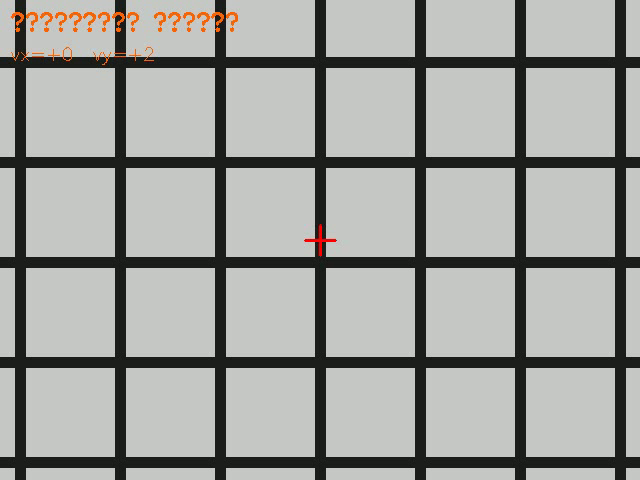
#> input picture frame 60 of grid_test.mp4, 640 x 480 px
$ python line_detect2_wh.py
#> lines starting #> are read from the running program, lines starting #| are printed output that depends on the picture; after the words box and inside, x2 and y2 are one past the last pixel; in counts of white or black regions, pixels touching at a corner belong together
### t1.py
import cv2
import numpy as np

"""
현 코드는 흑백을 기준으로 되어있는 코드
    즉, 밝기를 기준으로 나뉘기 때문에 흰/검 이런식은 괜찮지만,
    '밝기가 비슷한데 색상만 다른 경우'엔 사용 불가.

라인이 검정, 배경이 흰색이라면 '반전' 시키는 코드 추가 필요.

"""

def nothing(x):
    pass


def binarize(gray, method, thresh_val, block_size, C):
    if block_size % 2 == 0:
        block_size += 1
    if block_size < 3:
        block_size = 3

    if method == 0:
        _, result = cv2.threshold(gray, thresh_val, 255, cv2.THRESH_BINARY)
        name = f'Global (thresh={thresh_val})'
    elif method == 1:
        result = cv2.adaptiveThreshold(
            gray, 255,
            cv2.ADAPTIVE_THRESH_GAUSSIAN_C,
            cv2.THRESH_BINARY,
            block_size, C)
        name = f'Adaptive (block={block_size}, C={C})'
    else:
        _, result = cv2.threshold(gray, 0, 255, cv2.THRESH_BINARY + cv2.THRESH_OTSU)
        name = 'Otsu'

    return result, name


# [37 lines that do not run on import are left out]

### canny.py
import cv2

"""
Canny 엣지 검출 모듈

[ canny_low ]  : 경계 후보 임계값. 낮을수록 끊긴 경계를 이어줌.
[ canny_high ] : 확실한 경계 임계값. 높을수록 뚜렷한 경계만 남음.
권장 비율 → canny_high = canny_low * 2~3  (예: low=50, high=150)
"""

def canny_edge(binary, low, high):
    if high <= low:
        high = low + 1
    return cv2.Canny(binary, low, high)

### ransac.py
import cv2
import numpy as np

"""
RANSAC 라인 피팅 모듈

허프만이 검출한 선분들의 끝점을 모아서,
노이즈(outlier)를 무시하고 가장 잘 맞는 직선 하나를 fitting.

[ ransac_thresh ] : 직선으로부터 이 거리(픽셀) 이내면 inlier로 인정.
                    ↑ 높이면 → 더 많은 점을 inlier로 허용 (느슨하게 fitting)
                    ↓ 낮추면 → 딱 맞는 점만 inlier (엄격하게 fitting)
[ ransac_iter ]   : 반복 횟수. 높을수록 정확하지만 느려짐.
"""

def fit_ransac(points, n_iter, threshold):
    if len(points) < 2:
        return None

    best_inliers = []
    best_params  = None

    for _ in range(n_iter):
        idx = np.random.choice(len(points), 2, replace=False)
        x1, y1 = points[idx[0]]
        x2, y2 = points[idx[1]]

        dx, dy = x2 - x1, y2 - y1
        length = np.sqrt(dx**2 + dy**2)
        if length < 1:
            continue

        # 각 점에서 이 직선까지의 수직 거리
        a, b, c = dy, -dx, dx * y1 - dy * x1
        dists    = np.abs(a * points[:, 0] + b * points[:, 1] + c) / length
        inliers  = np.where(dists < threshold)[0]

        if len(inliers) > len(best_inliers):
            best_inliers = inliers
            best_params  = (x1, y1, dx, dy)

    if best_params is None or len(best_inliers) < 2:
        return None

    # inlier 점들로 최종 직선 재fitting
    inlier_pts = points[best_inliers].astype(np.float32).reshape(-1, 1, 2)
    vx, vy, x0, y0 = cv2.fitLine(inlier_pts, cv2.DIST_L2, 0, 0.01, 0.01)
    return float(vx), float(vy), float(x0), float(y0)


def draw_ransac_line(img, vx, vy, x0, y0, color=(255, 0, 255), thickness=3):
    h = img.shape[0]
    if abs(vy) < 1e-6:
        return
    t1 = (0 - y0) / vy
    t2 = (h - y0) / vy
    pt1 = (int(x0 + t1 * vx), 0)
    pt2 = (int(x0 + t2 * vx), h)
    cv2.line(img, pt1, pt2, color, thickness)

### line_detect2_wh.py
import cv2
import numpy as np
from t1 import binarize, nothing
from canny import canny_edge
from ransac import fit_ransac, draw_ransac_line
import time

"""
=============================================================
 파이프라인: 이진화 → Canny → HoughLinesP → RANSAC
=============================================================
- 기울기(slope) 기준으로 가로선 / 세로선 분리
  가로선 → 보라색
  세로선 → 노란색
=============================================================
"""

BIN_METHOD  = 0
THRESHOLD   = 127
BLOCK_SIZE  = 10
C           = 2
INVERT      = 0

pos_x, pos_y = 0, 0
is_on_horizontal = False
is_on_vertical   = False

cap = cv2.VideoCapture('grid_test.mp4')

cv2.namedWindow('controls', cv2.WINDOW_NORMAL)
cv2.resizeWindow('controls', 600, 400)
cv2.namedWindow('binary', cv2.WINDOW_NORMAL)
cv2.namedWindow('lines',  cv2.WINDOW_NORMAL)

cv2.createTrackbar('canny_low',     'controls', 50,  300, nothing)
cv2.createTrackbar('canny_high',    'controls', 150, 300, nothing)
cv2.createTrackbar('hough_thresh',  'controls', 50,  300, nothing)
cv2.createTrackbar('min_length',    'controls', 50,  300, nothing)
cv2.createTrackbar('max_gap',       'controls', 20,  100, nothing)
cv2.createTrackbar('ransac_thresh', 'controls', 15,  100, nothing)
cv2.createTrackbar('ransac_iter',   'controls', 100, 500, nothing)

# 가로/세로 구분 기울기 임계값 슬라이더 (0.1 단위, 실제값 = 슬라이더/10)
# 예: 슬라이더=5 → slope_thresh=0.5
cv2.createTrackbar('slope_thresh',  'controls', 5,   50,  nothing)

last_print_time = time.time()

while True:
    ret, frame = cap.read()
#> frame is the input picture: shape (480, 640, 3); mean B, G, R 157.5, 161, 160
    if not ret:
        cap.set(cv2.CAP_PROP_POS_FRAMES, 0)
        continue

    gray = cv2.cvtColor(frame, cv2.COLOR_BGR2GRAY)
    h, w = frame.shape[:2]
#> h = 480; w = 640

    canny_low    = cv2.getTrackbarPos('canny_low',     'controls')
    canny_high   = cv2.getTrackbarPos('canny_high',    'controls')
    hough_thresh = cv2.getTrackbarPos('hough_thresh',  'controls')
    min_length   = cv2.getTrackbarPos('min_length',    'controls')
    max_gap      = cv2.getTrackbarPos('max_gap',       'controls')
    r_thresh     = cv2.getTrackbarPos('ransac_thresh', 'controls')
    r_iter       = cv2.getTrackbarPos('ransac_iter',   'controls')
    slope_thresh = cv2.getTrackbarPos('slope_thresh',  'controls') / 10.0

    if r_iter < 2:
        r_iter = 2
    if slope_thresh <= 0:
        slope_thresh = 0.1

    # 1단계: 이진화
    binary, bin_name = binarize(gray, BIN_METHOD, THRESHOLD, BLOCK_SIZE, C)
#> in binarize, `_, result = cv2.threshold(gray, thresh_val, 255, cv2.THRESH_BINARY)`:
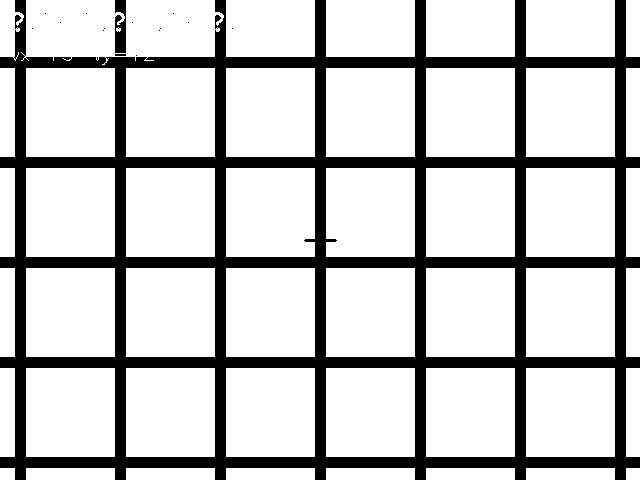
#> result: shape (480, 640); 78% white; 16 black regions (13 under 20 px), largest, box (x1, y1, x2, y2) and area: (0, 0, 640, 480) 67131, (115, 0, 126, 53) 506, (115, 54, 126, 56) 22
#> bin_name = 'Global (thresh=127)'
    if INVERT == 1:
        binary = cv2.bitwise_not(binary)
        bin_name += ' [반전]'

    # 2단계: Canny
    edges = canny_edge(binary, canny_low, canny_high)
#> in canny_edge, `return cv2.Canny(binary, low, high)`:
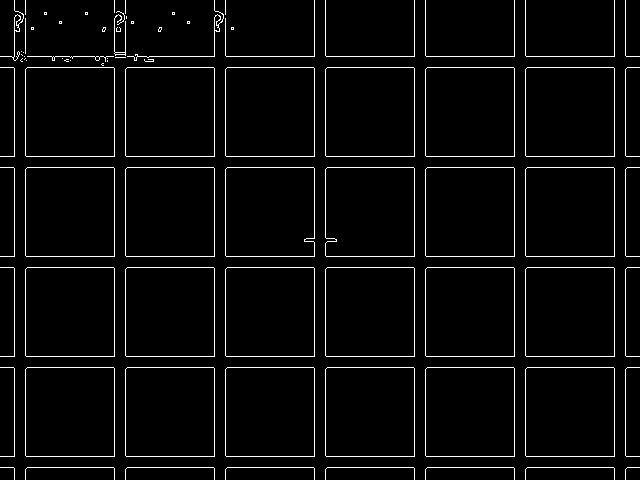
#> returned value: shape (480, 640); 3.8% white in thin lines or dots

    # 3단계: HoughLinesP
    lines = cv2.HoughLinesP(edges, 1, np.pi / 180, hough_thresh,
                            minLineLength=min_length, maxLineGap=max_gap)
#> lines = 24 rows, first 6: [0, 167, 639, 167], [0, 356, 639, 356], [0, 456, 639, 456], [0, 156, 639, 156], [0, 267, 639, 267], [0, 256, 639, 256]

    result = frame.copy()
    horizontal_pts = []   # 가로선 점들 → 보라색
    vertical_pts   = []   # 세로선 점들 → 노란색

    if lines is not None:
        for x1, y1, x2, y2 in lines[:, 0]:
            dx = x2 - x1
            dy = y2 - y1

            # 기울기 계산
            if abs(dx) < 1:
                slope = float('inf')   # 수직선
            else:
                slope = abs(dy / dx)

            # ── 기울기로 가로/세로 분류 ──────────────────────────
            # slope < thresh  → 수평에 가까움 → 가로선
            # slope >= thresh → 수직에 가까움 → 세로선
            if slope < slope_thresh:
                horizontal_pts.extend([(x1, y1), (x2, y2)])
            else:
                vertical_pts.extend([(x1, y1), (x2, y2)])
#> this loop made 24 passes
#> (x1, y1, x2, y2, dx, dy, slope) on passes 1 to 12: (0, 167, 639, 167, 639, 0, 0), (0, 356, 639, 356, 639, 0, 0), (0, 456, 639, 456, 639, 0, 0), (0, 156, 639, 156, 639, 0, 0), (0, 267, 639, 267, 639, 0, 0), (0, 256, 639, 256, 639, 0, 0), (0, 467, 639, 467, 639, 0, 0), (0, 67, 639, 67, 639, 0, 0), (0, 56, 639, 56, 639, 0, 0), (0, 367, 639, 367, 639, 0, 0), (425, 479, 425, 0, 0, -479, inf), (25, 479, 25, 0, 0, -479, inf)
#> after the loop, horizontal_pts = [(0, 167), (639, 167), (0, 356), (639, 356), (0, 456), (639, 456), (0, 156), (639, 156), (0, 267), (639, 267), (0, 256), (639, 256), (0, 467), (639, 467), (0, 67), (639, 67), (0, 56), (639, 56), (0, 367), (639, 367)]; vertical_pts = 28 pairs, first value 14 to 625, second value 0 to 479

    # 4단계: RANSAC fitting
    # 가로선 → 보라색
    if len(horizontal_pts) >= 4:
        if not is_on_horizontal:
            pos_y += 1
            is_on_horizontal = True
        params_h = fit_ransac(np.array(horizontal_pts), r_iter, r_thresh)
#> the loop in fit_ransac, `for _ in range(n_iter):` made 100 passes
#> (idx, x1, y1, x2, y2, dx, dy, length) on pass 2: ([11, 1], 639, 256, 639, 167, 0, -89, 89)
#> (x1, y1, x2, y2, dx, dy, length, a) on pass 1: (0, 367, 639, 167, 639, -200, 669.6, -200)
        if params_h:
            draw_ransac_line(result, *params_h, color=(255, 0, 255))   # 보라색
    else:
        is_on_horizontal = False

    # 세로선 → 노란색
    if len(vertical_pts) >= 4:
        if not is_on_vertical:
            pos_x += 1
            is_on_vertical = True
        params_v = fit_ransac(np.array(vertical_pts), r_iter, r_thresh)
        if params_v:
            draw_ransac_line(result, *params_v, color=(0, 255, 255))   # 노란색
    else:
        is_on_vertical = False

    # 터미널 출력 (1초 주기)
    current_time = time.time()
    if current_time - last_print_time >= 1.0:
        print("-" * 50)
        print(f"[{time.strftime('%H:%M:%S')}] Global Position: X={pos_x}, Y={pos_y}")
        print(f"가로선 점 수: {len(horizontal_pts)//2}  |  세로선 점 수: {len(vertical_pts)//2}")
        print(f"slope_thresh: {slope_thresh:.1f}")
        last_print_time = current_time

    # 화면 정보 표시
    cv2.putText(edges,  bin_name,
                (10, 30), cv2.FONT_HERSHEY_SIMPLEX, 0.7, (180, 180, 180), 2)
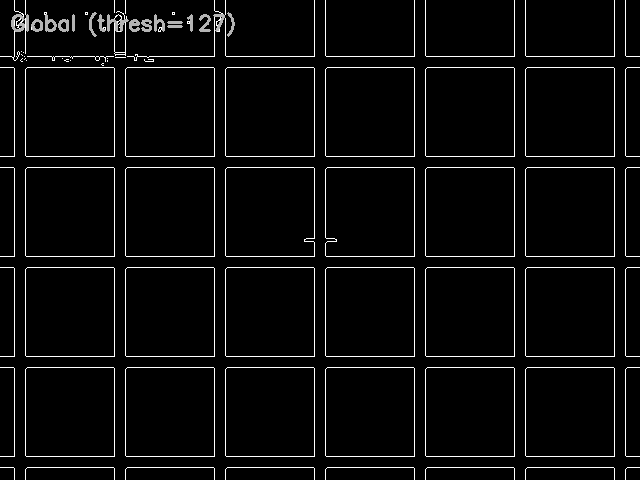
#> edges: shape (480, 640); 0.5% of pixels changed, all inside (x1, y1, x2, y2) = (11, 12, 235, 37)
    cv2.putText(result, f"X:{pos_x}  Y:{pos_y}",
                (10, 30), cv2.FONT_HERSHEY_SIMPLEX, 0.7, (255, 255, 255), 2)
    cv2.putText(result, f"slope_thresh={slope_thresh:.1f}",
                (10, 60), cv2.FONT_HERSHEY_SIMPLEX, 0.7, (200, 200, 0),   2)
    cv2.putText(result, "가로=보라  세로=노랑",
                (10, 90), cv2.FONT_HERSHEY_SIMPLEX, 0.7, (200, 200, 200), 2)
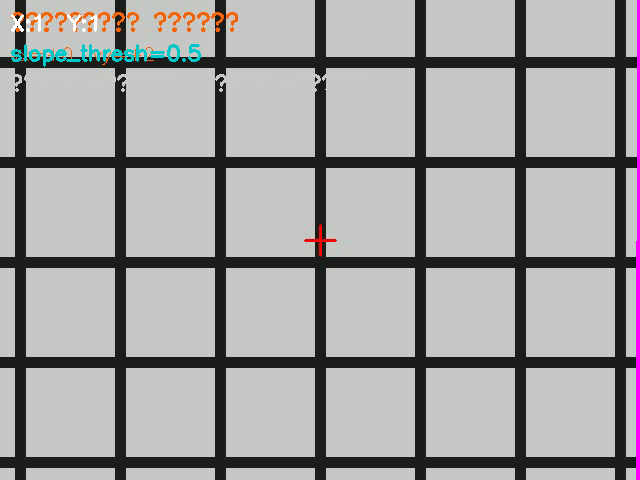
#> result: shape (480, 640, 3); mean B, G, R 158.7, 160.7, 160.1

    cv2.imshow('binary', edges)
    cv2.imshow('lines',  result)

    key = cv2.waitKey(30) & 0xFF
#> (key q is pressed here)
    if key == ord('q'):
        break
    elif key == ord('s'):
        cv2.imwrite('edges_saved.png',  edges)
        cv2.imwrite('ransac_saved.png', result)
        print('저장됨')

cap.release()
cv2.destroyAllWindows()

$ run again, starting later in the video
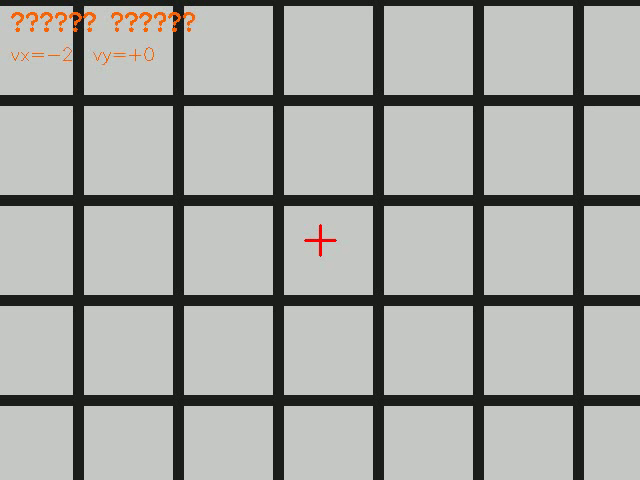
#> input picture frame 270 of grid_test.mp4, 640 x 480 px
#> frame is the input picture: shape (480, 640, 3); mean B, G, R 161.7, 165.1, 163.9
#> in binarize, `_, result = cv2.threshold(gray, thresh_val, 255, cv2.THRESH_BINARY)`:
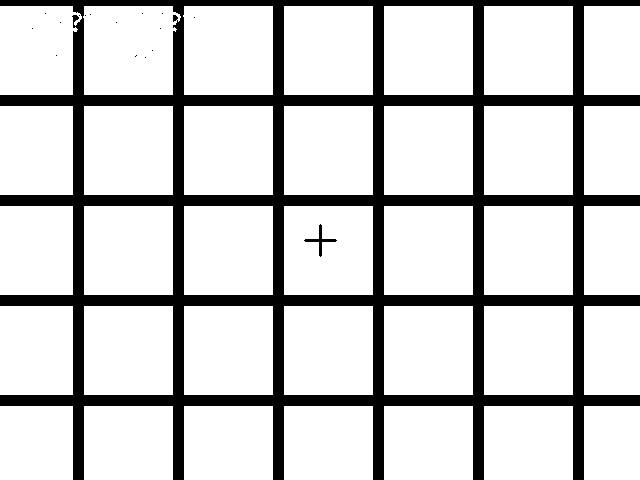
#> result: shape (480, 640); 80.3% white; 17 black regions (15 under 20 px), largest, box (x1, y1, x2, y2) and area: (0, 0, 640, 480) 60244, (304, 224, 337, 257) 181
#> bin_name = 'Global (thresh=127)'
#> lines = 21 rows, first 6: [0, 305, 639, 305], [0, 394, 639, 394], [0, 105, 639, 105], [0, 94, 639, 94], [0, 205, 639, 205], [0, 294, 639, 294]
#> the loop `for x1, y1, x2, y2 in lines[:, 0]:` made 21 passes
#> (x1, y1, x2, y2, dx, dy, slope) on passes 1 to 8: (0, 305, 639, 305, 639, 0, 0), (0, 394, 639, 394, 639, 0, 0), (0, 105, 639, 105, 639, 0, 0), (0, 94, 639, 94, 639, 0, 0), (0, 205, 639, 205, 639, 0, 0), (0, 294, 639, 294, 639, 0, 0), (0, 5, 639, 5, 639, 0, 0), (0, 194, 639, 194, 639, 0, 0)
#> after the loop `for x1, y1, x2, y2 in lines[:, 0]:`: horizontal_pts = [(0, 305), (639, 305), (0, 394), (639, 394), (0, 105), (639, 105), (0, 94), (639, 94), (0, 205), (639, 205), (0, 294), (639, 294), (0, 5), (639, 5), (0, 194), (639, 194), (0, 405), (639, 405)]; vertical_pts = [(483, 479), (483, 7), (172, 479), (172, 6), (383, 479), (383, 7), (183, 479), (183, 7), (572, 479), (572, 6), (83, 479), (83, 7), (283, 479), (283, 7), (372, 479), (372, 6), (472, 479), (472, 6), (72, 479), (72, 6), (583, 479), (583, 7), (272, 479), (272, 6)]
#> the loop in fit_ransac, `for _ in range(n_iter):` made 100 passes
#> (idx, x1, y1, x2, y2, dx, dy, length) on pass 1: ([1, 6], 639, 305, 0, 94, -639, -211, 672.9)
#> edges: shape (480, 640); min 0, max 255, mean 9.6
#> `cv2.putText(result, "가로=보라  세로=노랑", (10, 90), cv2.FONT_HERSHEY_SIMPLEX..`:
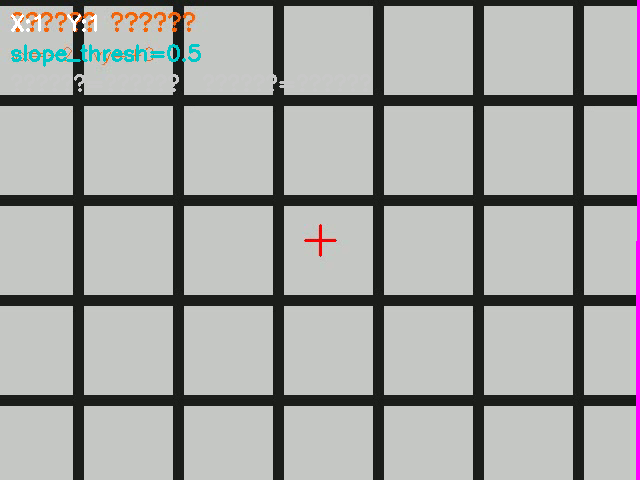
#> result: shape (480, 640, 3); mean B, G, R 162.6, 164.5, 163.7

$ run again, starting later in the video
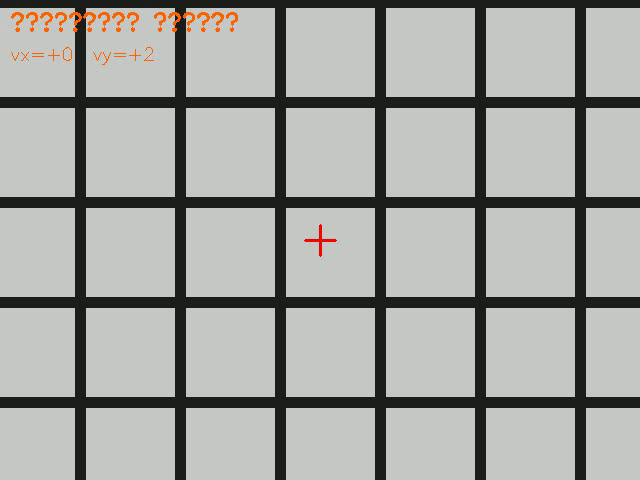
#> input picture frame 480 of grid_test.mp4, 640 x 480 px
#> frame is the input picture: shape (480, 640, 3); mean B, G, R 160.9, 164.4, 163.3
#> in binarize, `_, result = cv2.threshold(gray, thresh_val, 255, cv2.THRESH_BINARY)`:
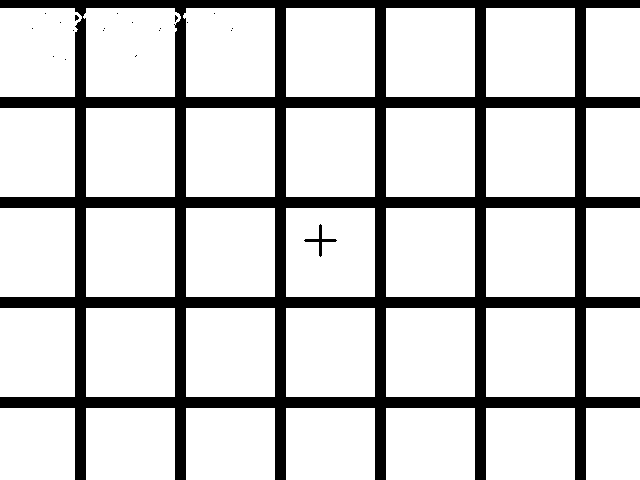
#> result: shape (480, 640); 79.9% white; 21 black regions (19 under 20 px), largest, box (x1, y1, x2, y2) and area: (0, 0, 640, 480) 61370, (304, 224, 337, 257) 181
#> bin_name = 'Global (thresh=127)'
#> lines = 21 rows, first 6: [0, 296, 639, 296], [0, 307, 639, 307], [0, 196, 639, 196], [0, 96, 639, 96], [0, 207, 639, 207], [0, 407, 639, 407]
#> the loop `for x1, y1, x2, y2 in lines[:, 0]:` made 21 passes
#> (x1, y1, x2, y2, dx, dy, slope) on passes 1 to 8: (0, 296, 639, 296, 639, 0, 0), (0, 307, 639, 307, 639, 0, 0), (0, 196, 639, 196, 639, 0, 0), (0, 96, 639, 96, 639, 0, 0), (0, 207, 639, 207, 639, 0, 0), (0, 407, 639, 407, 639, 0, 0), (0, 396, 639, 396, 639, 0, 0), (0, 107, 639, 107, 639, 0, 0)
#> after the loop `for x1, y1, x2, y2 in lines[:, 0]:`: horizontal_pts = [(0, 296), (639, 296), (0, 307), (639, 307), (0, 196), (639, 196), (0, 96), (639, 96), (0, 207), (639, 207), (0, 407), (639, 407), (0, 396), (639, 396), (0, 107), (639, 107), (0, 7), (639, 7)]; vertical_pts = [(185, 479), (185, 9), (74, 479), (74, 8), (485, 479), (485, 9), (274, 479), (274, 8), (285, 479), (285, 9), (474, 479), (474, 8), (85, 479), (85, 9), (385, 479), (385, 9), (574, 479), (574, 8), (585, 479), (585, 9), (374, 479), (374, 8), (174, 479), (174, 8)]
#> the loop in fit_ransac, `for _ in range(n_iter):` made 100 passes
#> (idx, x1, y1, x2, y2, dx, dy, length) on pass 1: ([1, 6], 639, 296, 0, 96, -639, -200, 669.6)
#> edges: shape (480, 640); min 0, max 255, mean 9.6
#> `cv2.putText(result, "가로=보라  세로=노랑", (10, 90), cv2.FONT_HERSHEY_SIMPLEX..`:
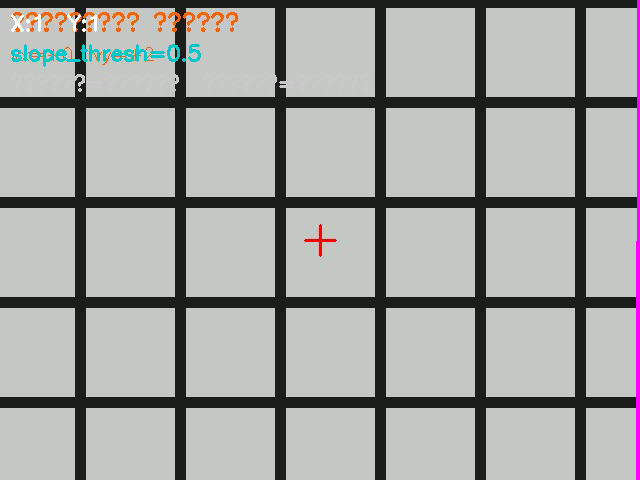
#> result: shape (480, 640, 3); mean B, G, R 161.7, 163.7, 163.1
